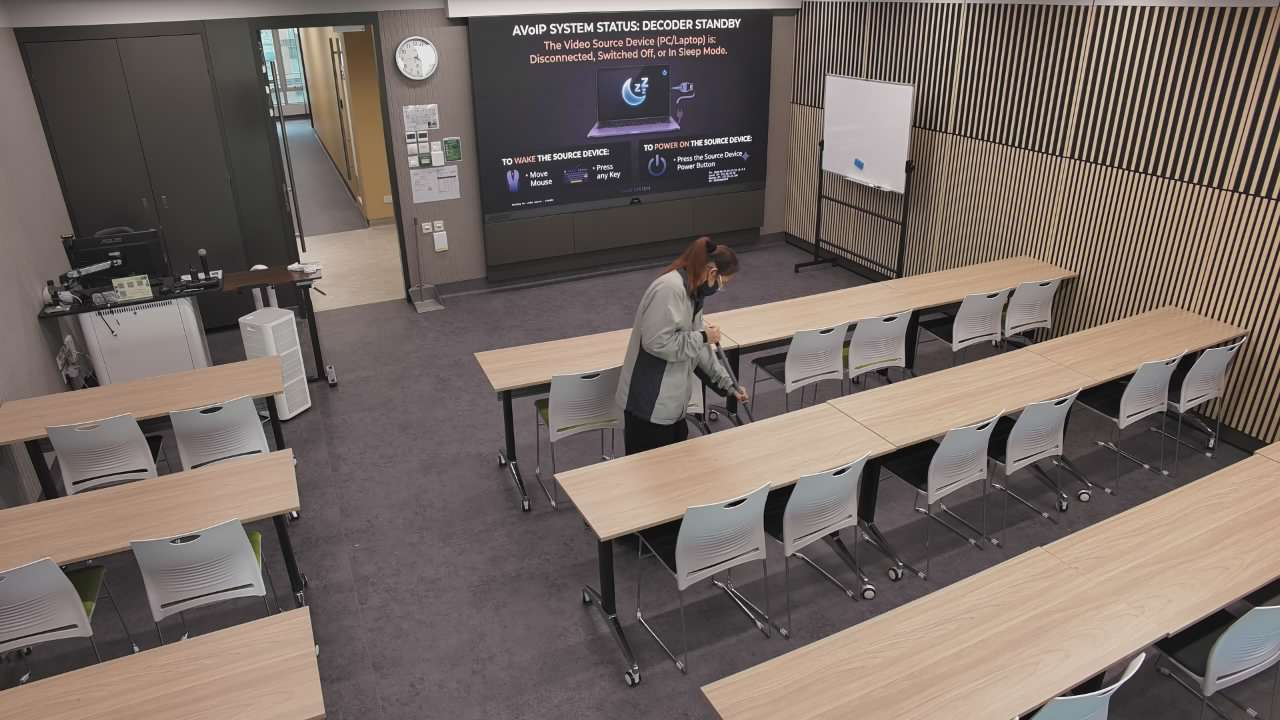
#> input picture [Buddy]/.workbuddy/tmp/live6b/g0.jpg, 1280 x 720 px, found by its file name; its folder holds only this picture in this run; the run also reads 1 picture not shown here
$ python r6_probe.py
#> lines starting #> are read from the running program, lines starting #| are printed output that depends on the picture
import numpy as np, json, os
from PIL import Image

D = r"C:\Work\Projects\ShekMun\[Buddy]\.workbuddy\tmp\live6b"
MAPPED = (457, 8, 772, 225)

def load(f):
#> called with f = 'g0.jpg'
    return np.asarray(Image.open(os.path.join(D, f)).convert('RGB'), dtype=np.float32)

g0, g1, g2 = load('g0.jpg'), load('g1.jpg'), load('g2.jpg')
#> call 2 of load, with f = 'g1.jpg'
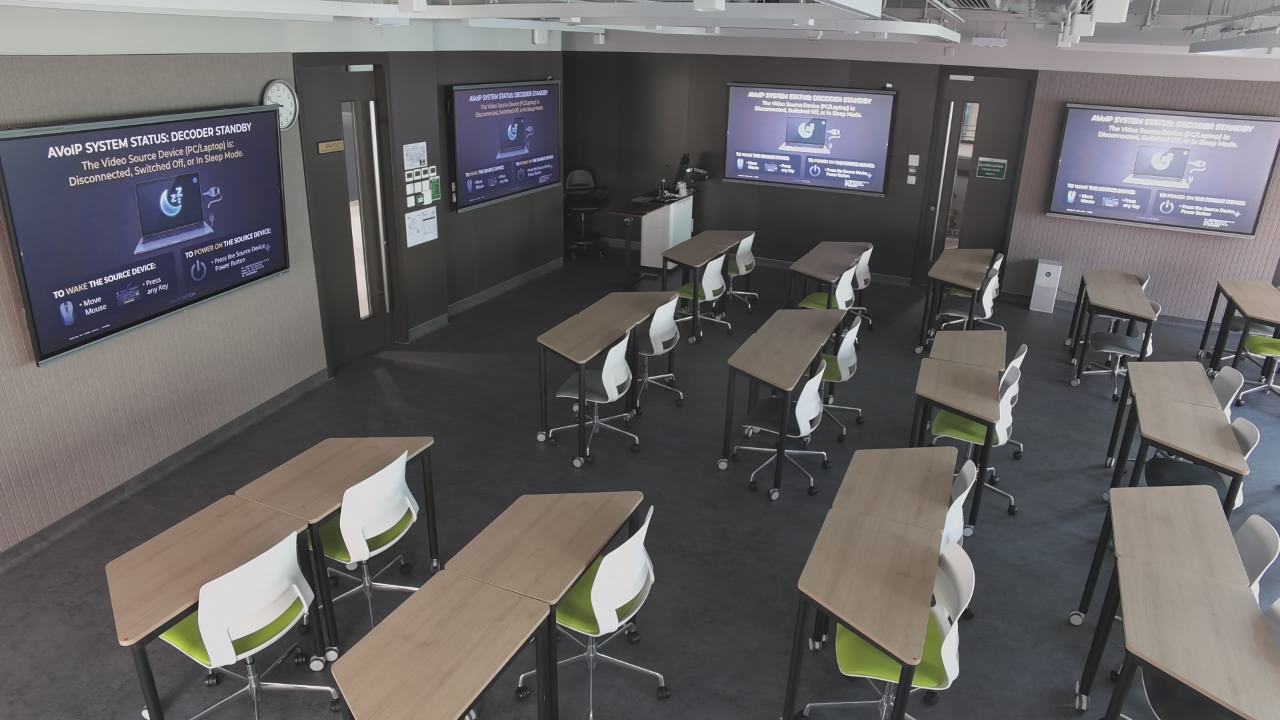
#> input picture [Buddy]/.workbuddy/tmp/live1/g1.jpg, 1280 x 720 px, found by its file name
H, W = g0.shape[:2]
#> H = 720; W = 1280
print("frame", W, H)
#| frame 1280 720

x0, y0, x1, y1 = MAPPED
# --- edge finding: column / row profiles on the mapped box neighbourhood ---
lum = g0.mean(axis=2)
br = g0[:, :, 2] - g0[:, :, 0]
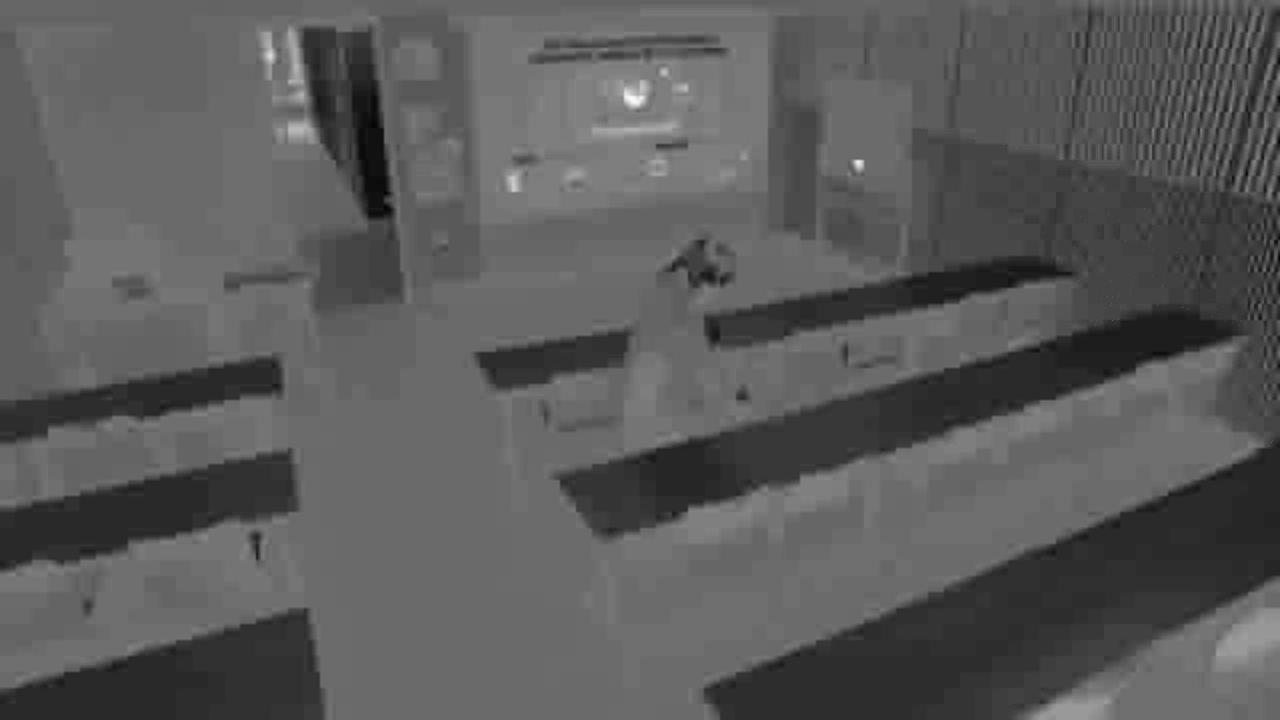
#> br: shape (720, 1280) float32; min -82, max 98, mean -18.1; drawn with min black and max white

print("\n== column mean B-R (x 430..800) ==")
for x in range(430, 801, 10):
    col = br[max(0,y0-30):y1+30, x]
    print("  x=%3d  B-R %+7.1f   lum %6.1f" % (x, col.mean(), lum[max(0,y0-30):y1+30, x].mean()))
#> this loop made 38 passes
#|   x=430  B-R   -10.6   lum  140.5
#|   x=440  B-R   -13.3   lum  139.0
#|   x=450  B-R   -13.9   lum  128.0
#|   x=460  B-R   -15.4   lum  115.7
#|   x=470  B-R   -11.2   lum   92.7
#|   x=480  B-R    -1.4   lum   69.4
#|   x=490  B-R    -0.1   lum   66.1
#|   x=500  B-R    +0.0   lum   66.7
#> (further printed lines are left out)

print("\n== row mean B-R (y 0..250) ==")
for y in range(0, 251, 8):
    row = br[y, x0:x1]
    print("  y=%3d  B-R %+7.1f   lum %6.1f" % (y, row.mean(), lum[y, x0:x1].mean()))
#> this loop made 32 passes
#|   y=  0  B-R   -11.9   lum  195.6
#|   y=  8  B-R    -6.8   lum  215.7
#|   y= 16  B-R    -3.0   lum   68.1
#|   y= 24  B-R    -2.6   lum  120.1
#|   y= 32  B-R    +0.4   lum   82.6
#|   y= 40  B-R   -13.3   lum   84.9
#|   y= 48  B-R    -9.2   lum   74.6
#|   y= 56  B-R   -13.4   lum   92.1
#> (further printed lines are left out)

def stat(patch, name):
#> called with name = 'mapped box'
    bb = patch[:, :, 2] - patch[:, :, 0]
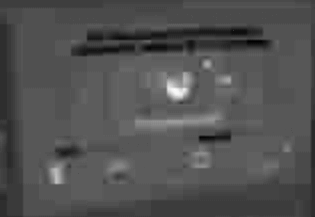
#> bb: shape (217, 315) float32; min -45, max 98, mean 0.8; drawn with min black and max white
    sat = patch.max(axis=2) - patch.min(axis=2)
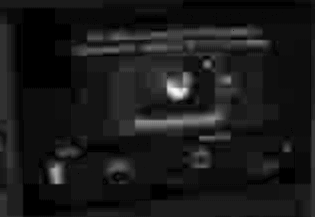
#> sat: shape (217, 315) float32; min 0, max 98, mean 9.9; drawn with min black and max white
    l = patch.mean(axis=2)
    print("%-28s lum %6.1f  dark(<95) %5.3f  B-R %+7.1f  sat %6.1f" % (
        name, l.mean(), (l < 95).mean(), bb.mean(), sat.mean()))
#| mapped box                   lum   74.9  dark(<95) 0.835  B-R    +0.8  sat    9.9

stat(g0[y0:y1, x0:x1], "mapped box")
stat(g1[y0:y1, x0:x1], "mapped box g1")
#> call 2 of stat, with name = 'mapped box g1'
#> in stat (call 2), `sat = patch.max(axis=2) - patch.min(axis=2)`:
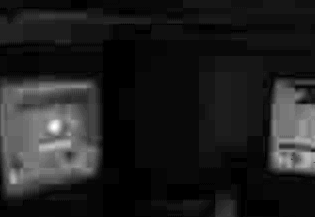
#> sat: shape (217, 315) float32; min 0, max 78, mean 9.8; drawn with min black and max white
#> in stat (call 2), `l = patch.mean(axis=2)`:
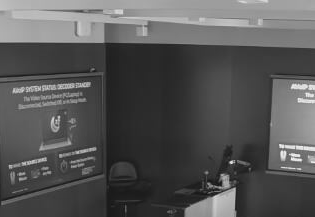
#> l: shape (217, 315) float32; min 12, max 242, mean 86.5
#| mapped box g1                lum   86.5  dark(<95) 0.667  B-R    +5.4  sat    9.8
stat(g2[y0:y1, x0:x1], "mapped box g2")
#| mapped box g2                lum   86.6  dark(<95) 0.666  B-R    +5.4  sat    9.8

# wall reference right of the screen
stat(g0[y0:y1, max(0,x1+20):x1+60], "wall right")
#> call 4 of stat, with name = 'wall right'
#> in stat (call 4), `l = patch.mean(axis=2)`:
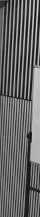
#> l: shape (217, 40) float32; min 7, max 213.7, mean 103.6
#| wall right                   lum  103.6  dark(<95) 0.456  B-R   -20.2  sat   20.4
#| ceiling above                lum  199.3  dark(<95) 0.000  B-R   -11.9  sat   11.9
stat(g0[max(0,y0-25):y0-5, x0:x1], "ceiling above")
